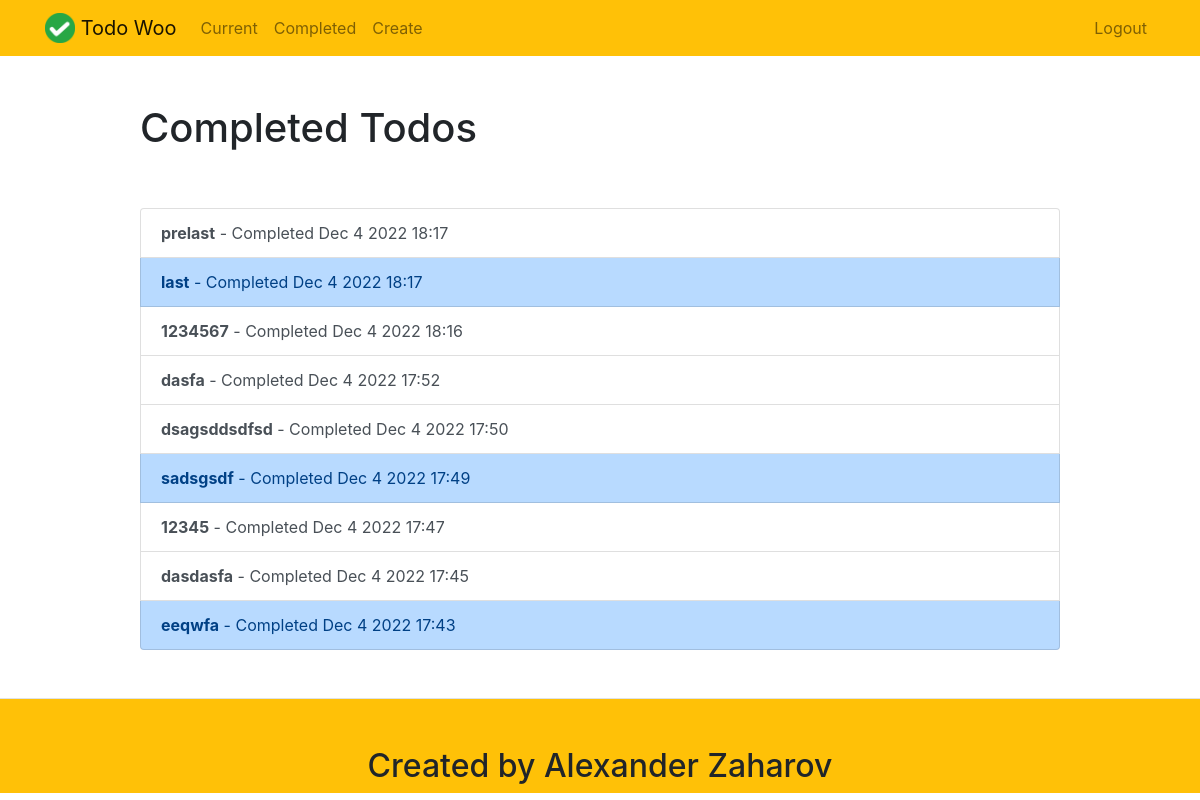
/completedtodos/ (signed in), run on an earlier commit of the app's database.
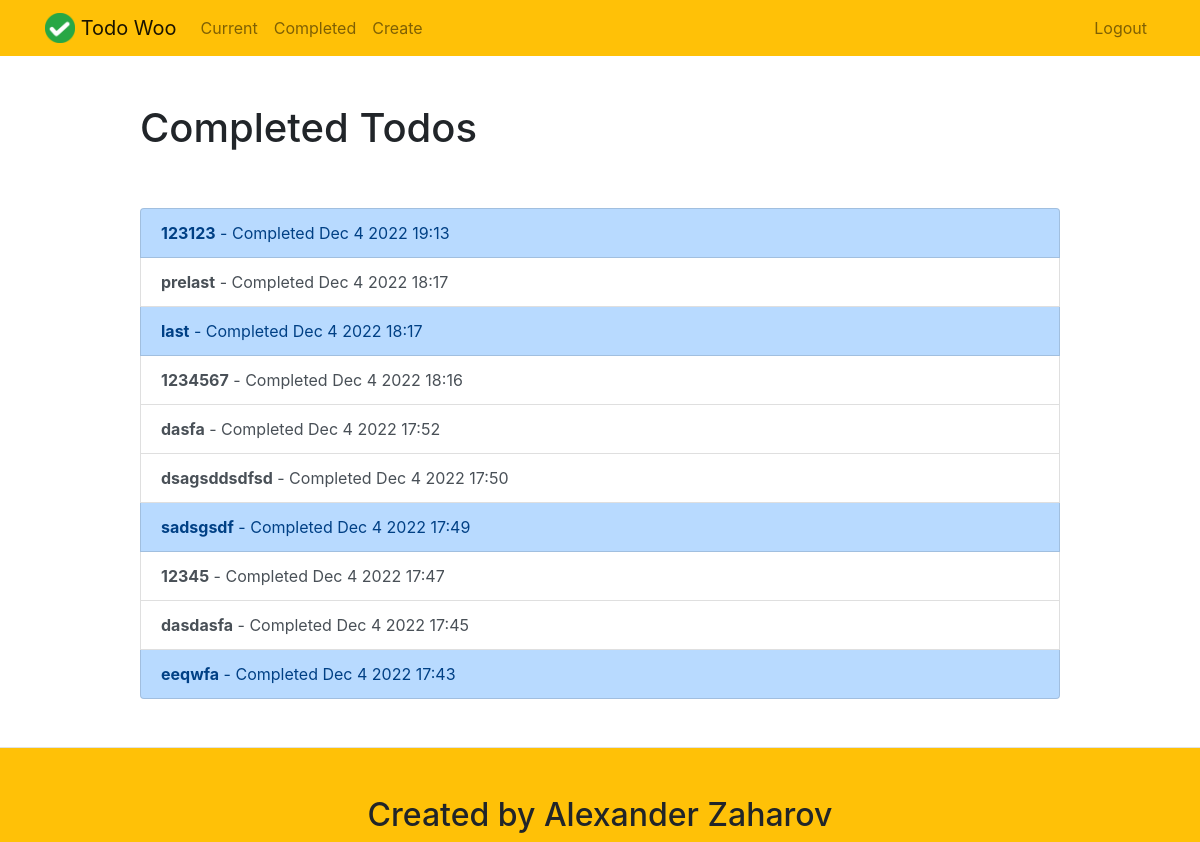
And on a later commit of the database.
### todo/models.py (models this page shows, shortened)
class Todos(models.Model):
    user = models.ForeignKey(User, on_delete=models.CASCADE)
    title = models.CharField(max_length=100)
    description = models.TextField(blank=True,verbose_name='description')
    important = models.BooleanField(default=False)
    created = models.DateTimeField(auto_now=True)
    date_completed = models.DateTimeField(null=True, blank=True, verbose_name='time todo this')

### todo/views.py (the view)
# urls.py: path('completedtodos/',completedtodos, name='completedtodos' ),
@login_required
def completedtodos(request):
    todos = Todos.objects.filter(user=request.user, date_completed__isnull=False).order_by('-date_completed')
    return render(request, 'todo/completedtodos.html', context={'todos':todos})

### todo/templates/todo/completedtodos.html
{% extends 'todo/base.html' %}
{% block content %}
    <div class="row justify-content-center mt-5">
        <div class="col-md-10">
            <h1>Completed Todos</h1>
        </div>
    </div>
    <div class="row justify-content-center mt-5">
        <div class="col-md-10">
            <div class="list-group">
                {% for todo in todos %}
                    <a href="{% url 'edittodo' todo.id %}"
                    class="list-group-item list-group-item-action
                    {% if todo.important %} list-group-item-primary{% endif %}">
                    <b>{{ todo.title }}</b> - Completed {{ todo.date_completed|date:'M j Y H:i' }}</a>
                {% endfor %}
            </div>
        </div>
    </div>
{% endblock %}

What changed in the data, as far as the page shows it:
added Todos: title "123123", date_completed "Dec 4 2022 19:13", important True (drawn)
